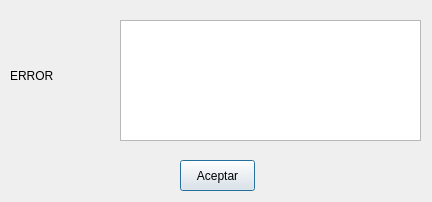
<?xml version="1.0" encoding="UTF-8"?>
<ui version="4.0">
 <class>Win_Error</class>
 <widget class="QDialog" name="Win_Error">
  <property name="geometry">
   <rect>
    <x>0</x>
    <y>0</y>
    <width>432</width>
    <height>202</height>
   </rect>
  </property>
  <property name="windowTitle">
   <string>Dialog</string>
  </property>
  <widget class="QPushButton" name="BTN_Accept">
   <property name="geometry">
    <rect>
     <x>180</x>
     <y>160</y>
     <width>75</width>
     <height>31</height>
    </rect>
   </property>
   <property name="text">
    <string>Aceptar</string>
   </property>
  </widget>
  <widget class="QPlainTextEdit" name="EDT_Message">
   <property name="geometry">
    <rect>
     <x>120</x>
     <y>20</y>
     <width>301</width>
     <height>121</height>
    </rect>
   </property>
   <property name="font">
    <font>
     <pointsize>12</pointsize>
    </font>
   </property>
   <property name="readOnly">
    <bool>true</bool>
   </property>
  </widget>
  <widget class="QLabel" name="STC_ImagenEror">
   <property name="geometry">
    <rect>
     <x>10</x>
     <y>20</y>
     <width>101</width>
     <height>111</height>
    </rect>
   </property>
   <property name="text">
    <string>ERROR</string>
   </property>
  </widget>
 </widget>
 <resources/>
 <connections/>
</ui>
